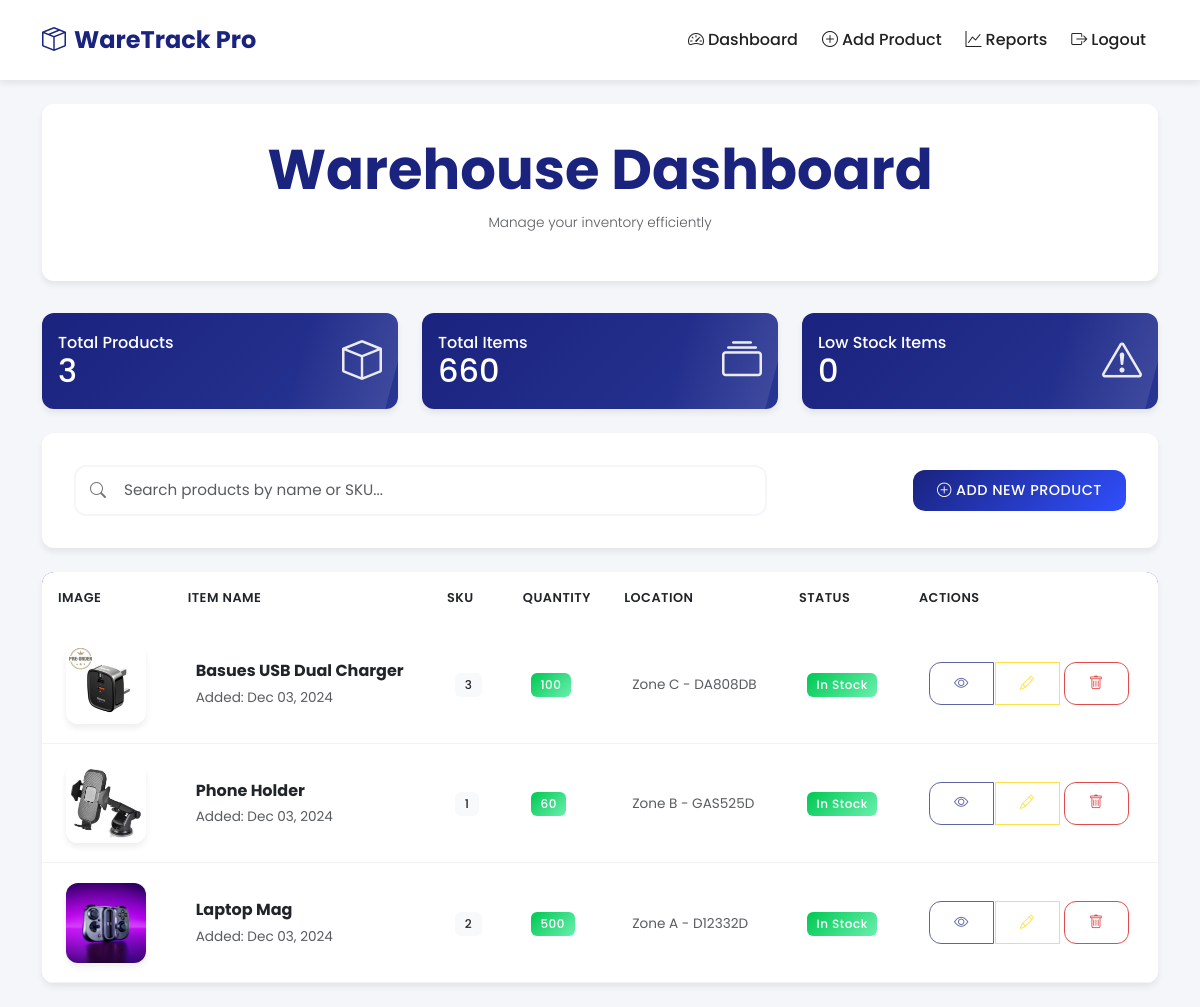
Page /dashboard.php (signed in) on the earlier database version.
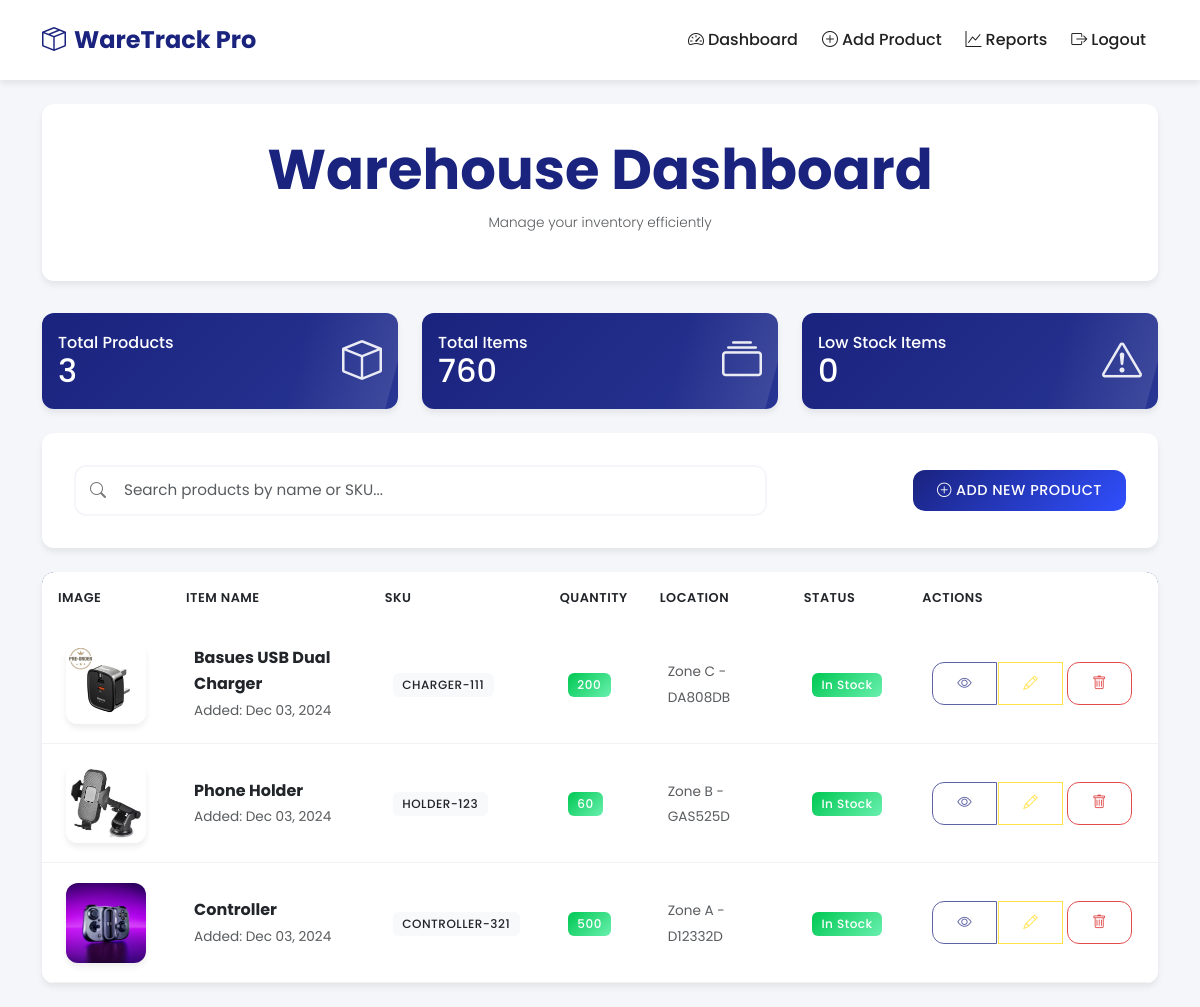
Same page on the later database version.
### tables this page shows
CREATE TABLE `warehouses` (
  `id` int NOT NULL AUTO_INCREMENT,
  `item_name` varchar(255) NOT NULL,
  `sku` varchar(50) NOT NULL,
  `quantity` int NOT NULL,
  `rackzone` varchar(100) NOT NULL,
  `racknumber` varchar(100) NOT NULL,
  `image` varchar(255) DEFAULT NULL,
  `created_at` timestamp NULL DEFAULT CURRENT_TIMESTAMP,
  PRIMARY KEY (`id`)
);

### dashboard.php (the view, shortened to what this page needs)
<?php
require 'db.php';
$search_query = '';
if (isset($_GET['search'])) {
    $search_query = trim($_GET['search']);
    $stmt = $pdo->prepare('SELECT * FROM warehouses WHERE item_name LIKE ? OR sku LIKE ? ORDER BY created_at DESC');
    $stmt->execute(['%' . $search_query . '%', '%' . $search_query . '%']);
} else {
    $stmt = $pdo->query('SELECT * FROM warehouses ORDER BY created_at DESC');
}
$items = $stmt->fetchAll(PDO::FETCH_ASSOC);
$total_products = count($items);
$total_quantity = array_sum(array_column($items, 'quantity'));
$low_stock_items = count(array_filter($items, function($item) {
    return $item['quantity'] <= 5;
}));
?>
<!DOCTYPE html>
<html lang="en">
<head>
    <link href="https://cdn.jsdelivr.net/npm/bootstrap@5.3.0-alpha1/dist/css/bootstrap.min.css" rel="stylesheet">
    <link rel="stylesheet" href="https://cdn.jsdelivr.net/npm/bootstrap-icons@1.7.2/font/bootstrap-icons.css">
    <link rel="stylesheet" href="assets/css/style.css">
</head>
<body>
    <nav class="navbar navbar-expand-lg sticky-top">
        <div class="container">
            <a class="navbar-brand" href="dashboard.php">
                <i class="bi bi-box-seam me-2"></i>WareTrack Pro
            </a>
            <div class="collapse navbar-collapse" id="navbarNav">
                <ul class="navbar-nav ms-auto">
                    <li class="nav-item">
                        <a class="nav-link" href="dashboard.php">
                            <i class="bi bi-speedometer2 me-1"></i>Dashboard
                        </a>
                    </li>
                    <li class="nav-item">
                        <a class="nav-link" href="add_product.php">
                            <i class="bi bi-plus-circle me-1"></i>Add Product
                        </a>
                    </li>
                    <li class="nav-item">
                        <a class="nav-link" href="reports.php">
                            <i class="bi bi-graph-up me-1"></i>Reports
                        </a>
                    </li>
                    <li class="nav-item">
                        <a class="nav-link" href="logout.php">
                            <i class="bi bi-box-arrow-right me-1"></i>Logout
                        </a>
                    </li>
                </ul>
            </div>
        </div>
    </nav>
    <div class="container my-4">
        <div class="page-header text-center">
            <h1 class="display-4">Warehouse Dashboard</h1>
            <p class="lead text-muted">Manage your inventory efficiently</p>
        </div>
        <div class="row mb-4">
            <div class="col-md-4">
                <div class="card stats-card p-3">
                    <div class="d-flex justify-content-between align-items-center">
                        <div>
                            <h6 class="mb-0">Total Products</h6>
                            <h2 class="mb-0"><?= $total_products ?></h2>
                        </div>
                        <div class="icon">
                            <i class="bi bi-box"></i>
                        </div>
                    </div>
                </div>
            </div>
            <div class="col-md-4">
                <div class="card stats-card p-3">
                    <div class="d-flex justify-content-between align-items-center">
                        <div>
                            <h6 class="mb-0">Total Items</h6>
                            <h2 class="mb-0"><?= $total_quantity ?></h2>
                        </div>
                        <div class="icon">
                            <i class="bi bi-collection"></i>
                        </div>
                    </div>
                </div>
            </div>
            <div class="col-md-4">
                <div class="card stats-card p-3">
                    <div class="d-flex justify-content-between align-items-center">
                        <div>
                            <h6 class="mb-0">Low Stock Items</h6>
                            <h2 class="mb-0"><?= $low_stock_items ?></h2>
                        </div>
                        <div class="icon">
                            <i class="bi bi-exclamation-triangle"></i>
                        </div>
                    </div>
                </div>
            </div>
        </div>
        <div class="card mb-4">
            <div class="card-body">
                <div class="row align-items-center">
                    <div class="col-md-8">
                        <form method="GET" class="search-wrapper" autocomplete="off" id="searchForm">
                            <i class="bi bi-search search-icon"></i>
                            <input type="text"
                                   name="search"
                                   id="searchInput"
                                   value="<?= htmlspecialchars($search_query); ?>"
                                   class="form-control"
                                   placeholder="Search products by name or SKU..."
                                   autofocus>
                        </form>
                    </div>
                    <div class="col-md-4 text-end">
                        <a href="add_product.php" class="btn btn-primary">
                            <i class="bi bi-plus-circle me-1"></i>Add New Product
                        </a>
                    </div>
                </div>
            </div>
        </div>
        <div class="card">
            <div class="card-body p-0">
                <div class="table-responsive">
                    <table class="table table-hover mb-0">
                        <thead>
                            <tr>
                                <th>Image</th>
                                <th>Item Name</th>
                                <th>SKU</th>
                                <th>Quantity</th>
                                <th>Location</th>
                                <th>Status</th>
                                <th>Actions</th>
                            </tr>
                        </thead>
                        <tbody>
                            <?php foreach ($items as $item): ?>
                                <tr class="animate-fade-in">
                                    <td>
                                        <?php if ($item['image']): ?>
                                            <img src="<?= htmlspecialchars($item['image']); ?>"
                                                 alt="<?= htmlspecialchars($item['item_name']); ?>"
                                                 class="product-image">
                                        <?php else: ?>
                                            <div class="product-image bg-light d-flex align-items-center justify-content-center">
                                                <i class="bi bi-image text-muted"></i>
                                            </div>
                                        <?php endif; ?>
                                    </td>
                                    <td>
                                        <strong><?= htmlspecialchars($item['item_name']); ?></strong>
                                        <br>
                                        <small class="text-muted">Added: <?= date('M d, Y', strtotime($item['created_at'])); ?></small>
                                    </td>
                                    <td><span class="badge bg-light text-dark"><?= htmlspecialchars($item['sku']); ?></span></td>
                                    <td>
                                        <?php
                                        $quantity = $item['quantity'];
                                        $badgeClass = $quantity > 10 ? 'bg-success' : ($quantity > 5 ? 'bg-warning' : 'bg-danger');
                                        ?>
                                        <span class="badge <?= $badgeClass ?>"><?= $quantity ?></span>
                                    </td>
                                    <td>
                                        <span class="text-muted">
                                            <?= htmlspecialchars($item['rackzone']); ?> -
                                            <?= htmlspecialchars($item['racknumber']); ?>
                                        </span>
                                    </td>
                                    <td>
                                        <?php
                                        if ($quantity <= 0) {
                                            echo '<span class="badge bg-danger">Out of Stock</span>';
                                        } elseif ($quantity <= 5) {
                                            echo '<span class="badge bg-warning">Low Stock</span>';
                                        } else {
                                            echo '<span class="badge bg-success">In Stock</span>';
                                        }
                                        ?>
                                    </td>
                                    <td>
                                        <div class="btn-group action-buttons">
                                            <a href="view_product.php?id=<?= $item['id']; ?>"
                                               class="btn btn-sm btn-outline-primary"
                                               title="View Details">
                                                <i class="bi bi-eye"></i>
                                            </a>
                                            <a href="edit_product.php?id=<?= $item['id']; ?>"
                                               class="btn btn-sm btn-outline-warning"
                                               title="Edit Product">
                                                <i class="bi bi-pencil"></i>
                                            </a>
                                            <form method="POST" action="delete_product.php" class="d-inline">
                                                <button type="submit"
                                                        class="btn btn-sm btn-outline-danger"
                                                        onclick="return confirm('Are you sure you want to delete this product?');"
                                                        title="Delete Product">
                                                    <i class="bi bi-trash"></i>
                                                </button>
                                            </form>
                                        </div>
                                    </td>
                                </tr>
                            <?php endforeach; ?>
                        </tbody>
                    </table>
                </div>
            </div>
        </div>
    </div>
</body>
</html>

### assets/css/style.css (style rules this page uses)
:root { --primary-color: #1a237e; --secondary-color: #283593; --accent-color: #304ffe; --success-color: #00c853; --danger-color: #d50000; --warning-color: #ffd600; --light-bg: #f5f6fa; --white: #ffffff; --gray: #757575; --dark: #212121; --border-radius: 12px; --box-shadow: 0 4px 6px rgba(0, 0, 0, 0.07); --transition: all 0.3s ease; }
body { font-family: 'Poppins', sans-serif; background-color: var(--light-bg); color: var(--dark); line-height: 1.6; }
.navbar { background-color: var(--white); box-shadow: var(--box-shadow); padding: 1rem 0; }
.navbar-brand { font-weight: 700; color: var(--primary-color) !important; font-size: 1.5rem; }
.nav-link { color: var(--dark) !important; font-weight: 500; padding: 0.5rem 1rem; margin: 0 0.25rem; border-radius: var(--border-radius); transition: var(--transition); }
.card { border: none; border-radius: var(--border-radius); box-shadow: var(--box-shadow); transition: var(--transition); overflow: hidden; }
.stats-card { background: linear-gradient(135deg, var(--primary-color), var(--secondary-color)); color: var(--white); }
.stats-card .icon { font-size: 2.5rem; opacity: 0.9; }
.btn { border-radius: var(--border-radius); padding: 0.6rem 1.5rem; font-weight: 500; transition: var(--transition); text-transform: uppercase; letter-spacing: 0.5px; font-size: 0.9rem; }
.btn-primary { background: linear-gradient(135deg, var(--primary-color), var(--accent-color)); border: none; }
.table { background: var(--white); border-radius: var(--border-radius); overflow: hidden; margin-bottom: 0; }
.table thead { background: linear-gradient(135deg, var(--primary-color), var(--secondary-color)); color: var(--white); }
.table th { font-weight: 600; text-transform: uppercase; font-size: 0.85rem; letter-spacing: 0.5px; padding: 1rem; border: none; }
.table td { padding: 1.2rem 1.5rem; vertical-align: middle; border-color: rgba(0, 0, 0, 0.05); }
.form-control { border-radius: var(--border-radius); border: 2px solid #e0e0e0; padding: 0.75rem 1rem; font-size: 0.95rem; transition: var(--transition); }
.page-header { background: var(--white); border-radius: var(--border-radius); padding: 2rem; margin-bottom: 2rem; box-shadow: var(--box-shadow); }
.page-header h1 { color: var(--primary-color); font-weight: 700; margin-bottom: 0.5rem; }
.page-header .lead { color: var(--gray); }
.product-image { width: 80px; height: 80px; object-fit: cover; border-radius: var(--border-radius); box-shadow: var(--box-shadow); }
.search-wrapper { position: relative; }
.search-wrapper .form-control { padding-left: 3rem; padding-right: 3rem; }
.search-icon { position: absolute; left: 1rem; top: 50%; transform: translateY(-50%); color: var(--gray); }
.animate-fade-in { animation: fadeIn 0.5s ease-out; }
.form-control, .form-select { border: 2px solid var(--light-bg); font-size: 0.95rem; }
.card .card-body { padding: 2rem; }
.text-muted { font-size: 0.85rem; }
.table tr { transition: var(--transition); }
.btn-group .btn { margin: 0 2px; }
.btn-group form { margin: 0; }
.stats-card { position: relative; overflow: hidden; }
.stats-card::after { content: ''; position: absolute; top: 0; right: 0; width: 100px; height: 100%; background: linear-gradient(to right, transparent, rgba(255,255,255,0.1)); transform: skewX(-15deg); }
.action-buttons { opacity: 0.7; transition: var(--transition); }
.btn-outline-primary { border-color: var(--primary-color); color: var(--primary-color); }
.btn-outline-warning { border-color: var(--warning-color); color: var(--warning-color); }
.btn-outline-danger { border-color: var(--danger-color); color: var(--danger-color); }
.badge { padding: 0.5em 0.8em; font-weight: 500; letter-spacing: 0.5px; }
.badge.bg-success { background: linear-gradient(135deg, var(--success-color), #69f0ae) !important; }
.table td { padding: 1.2rem 1.5rem; vertical-align: middle; }
.table thead th { font-weight: 600; text-transform: uppercase; font-size: 0.8rem; letter-spacing: 0.5px; }
.card { animation: fadeInUp 0.5s ease-out; }
.table tbody tr { transition: opacity 0.3s ease; }
.table tbody tr { transition: all 0.3s ease; }

Differences in the rows shown:
changed warehouses "Basues USB Dual Charger": sku "3" → "CHARGER-111"; quantity "100" → "200"
changed warehouses "Phone Holder": sku "1" → "HOLDER-123"
changed warehouses "Zone A": item_name "Laptop Mag" → "Controller"; sku "2" → "CONTROLLER-321"
Other differences:
$total_quantity: "660" → "760"
